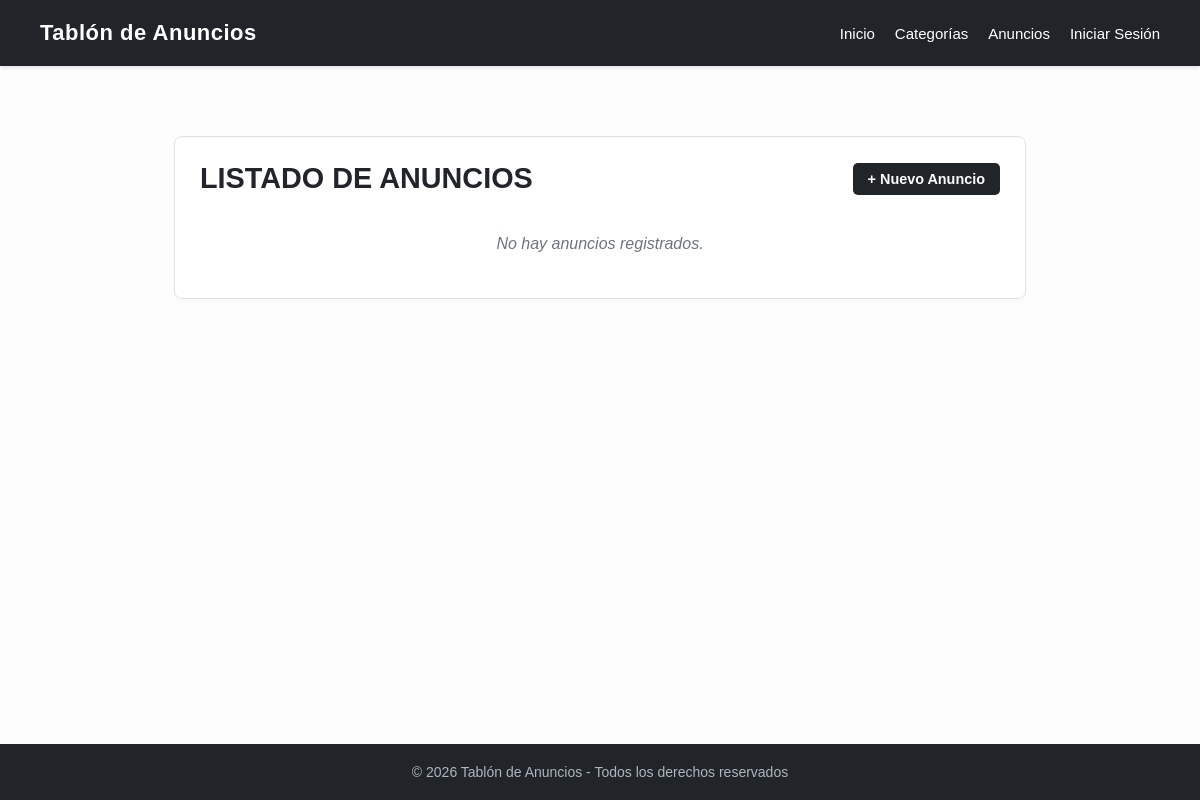
/anuncios/, run on an earlier commit of the app's database.
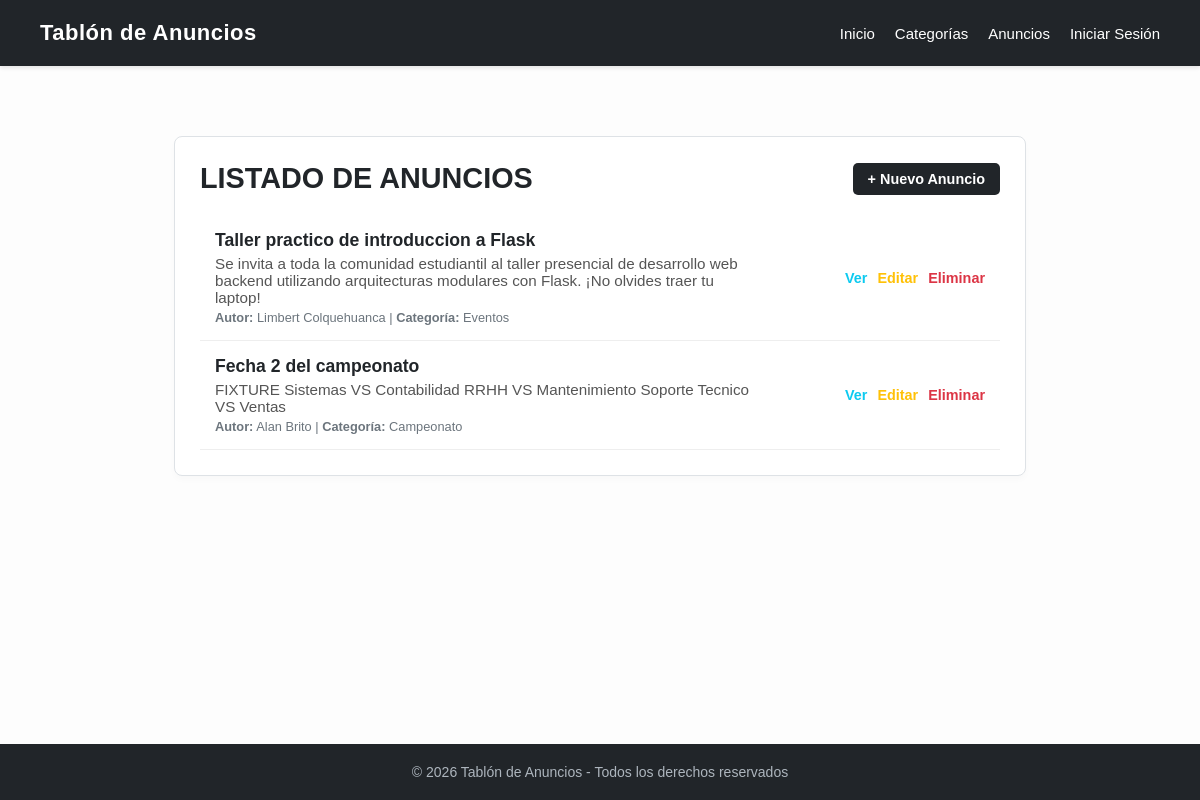
And on a later commit of the database.
### blueprintapp/anuncios/models.py (models this page shows)
class Anuncio(db.Model):
    __tablename__ = 'anuncios'
    id = db.Column(db.Integer, primary_key=True)
    titulo = db.Column(db.String(100), nullable=False)
    contenido = db.Column(db.Text, nullable=False)
    usuario_id = db.Column(db.Integer, db.ForeignKey('usuarios.id'), nullable=False)
    categoria_id = db.Column(db.Integer, db.ForeignKey('categorias.id'), nullable=False)
    usuario = db.relationship('Usuario', backref=db.backref('anuncios', lazy=True))
    categoria = db.relationship('Categoria', backref=db.backref('anuncios', lazy=True))

### blueprintapp/usuarios/models.py (models this page shows, shortened)
class Usuario(db.Model):
    __tablename__ = "usuarios"
    id = db.Column(db.Integer,primary_key=True)
    nombre = db.Column(db.String,nullable=False)
    email = db.Column(db.String,nullable=False)
    password = db.Column(db.String, nullable=False)

### blueprintapp/categorias/models.py (models this page shows, shortened)
class Categoria(db.Model):
    __tablename__ = "categorias"
    id = db.Column(db.Integer, primary_key = True)
    nombre = db.Column(db.String, nullable = False)
    descripcion = db.Column(db.Text, nullable = True)

### blueprintapp/anuncios/routes.py (the view)
@bp_anuncio.route('/')
def index():
    anuncios = Anuncio.query.all()
    return render_template('anuncio/index.html', anuncios=anuncios)

### blueprintapp/anuncios/templates/anuncio/index.html
{% extends "base.html" %}
{% block content %}
<div style="max-width: 800px; margin: 30px auto; padding: 25px; background: #fff; border: 1px solid #dee2e6; border-radius: 8px; box-shadow: 0 4px 6px rgba(0,0,0,0.02);">
    <div style="display: flex; justify-content: space-between; align-items: center; margin-bottom: 20px;">
        <h1 style="color: #212529; font-size: 1.8rem; margin: 0;">LISTADO DE ANUNCIOS</h1>
        <a href="{{ url_for('bp_anuncio.create') }}" style="background-color: #212529; color: white; padding: 8px 15px; border-radius: 5px; text-decoration: none; font-size: 0.9rem; font-weight: bold;">+ Nuevo Anuncio</a>
    </div>
    <ul style="list-style: none; padding: 0; margin: 0;">
        {% for item in anuncios %}
        <li style="padding: 15px; border-bottom: 1px solid #eee; display: flex; justify-content: space-between; align-items: center;">
            <div style="display: flex; flex-direction: column; gap: 4px; max-width: 70%;">
                <span style="font-weight: bold; color: #212529; font-size: 1.1rem;">{{ item.titulo }}</span>
                <span style="color: #555; font-size: 0.95rem;">{{ item.contenido }}</span>
                <span style="color: #6c757d; font-size: 0.8rem;">
                    <strong>Autor:</strong> {{ item.usuario.nombre if item.usuario else 'Desconocido' }} |
                    <strong>Categoría:</strong> {{ item.categoria.nombre if item.categoria else 'Sin categoría' }}
                </span>
            </div>
            <div style="display: flex; gap: 10px;">
                <a href="{{ url_for('bp_anuncio.show', id=item.id) }}" style="color: #0dcaf0; text-decoration: none; font-weight: bold; font-size: 0.9rem;">Ver</a>
                <a href="{{ url_for('bp_anuncio.update', id=item.id) }}" style="color: #ffc107; text-decoration: none; font-weight: bold; font-size: 0.9rem;">Editar</a>
                <a href="{{ url_for('bp_anuncio.delete', id=item.id) }}" style="color: #dc3545; text-decoration: none; font-weight: bold; font-size: 0.9rem;" onclick="return confirm('¿Estás seguro de eliminar este anuncio?');">Eliminar</a>
            </div>
        </li>
        {% else %}
        <li style="padding: 20px; text-align: center; color: #6c757d; font-style: italic;">No hay anuncios registrados.</li>
        {% endfor %}
    </ul>
</div>
{% endblock %}

### blueprintapp/templates/base.html (shortened to what this page needs)
<!DOCTYPE html>
<html lang="es">
<head>
</head>
<body style="margin: 0; font-family: Arial, sans-serif; display: flex; flex-direction: column; min-height: 100vh; background-color: #fdfdfd;">
    <header style="background-color: #212529; color: white; padding: 20px 40px; display: flex; justify-content: space-between; align-items: center; box-shadow: 0 2px 4px rgba(0,0,0,0.1);">
        <div style="font-size: 22px; font-weight: bold; letter-spacing: 0.5px;">Tablón de Anuncios</div>
        <nav style="display: flex; gap: 20px;">
            <a href="{{ url_for('bp_core.index') }}" style="color: white; text-decoration: none; font-size: 15px;">Inicio</a>
            <a href="{{ url_for('bp_categoria.index') }}" style="color: white; text-decoration: none; font-size: 15px;">Categorías</a>
            <a href="{{ url_for('bp_anuncio.index') }}" style="color: white; text-decoration: none; font-size: 15px;">Anuncios</a>
            {% if session.get('usuario_id') %}
                <a href="{{ url_for('bp_usuario.logout') }}" style="color: white; text-decoration: none; font-size: 15px;">Cerrar Sesión</a>
            {% else %}
                <a href="{{ url_for('bp_usuario.login') }}" style="color: white; text-decoration: none; font-size: 15px;">Iniciar Sesión</a>
            {% endif %}
        </nav>
    </header>
    <main style="flex: 1; padding: 40px 20px; max-width: 1000px; width: 100%; margin: 0 auto; box-sizing: border-box;">
        {% block content %}
        {% endblock %}
    </main>
    <footer style="background-color: #212529; color: #adb5bd; text-align: center; padding: 20px; font-size: 14px; margin-top: auto;">
        <p style="margin: 0;">&copy; 2026 Tablón de Anuncios - Todos los derechos reservados</p>
    </footer>
</body>
</html>

What changed in the data, as far as the page shows it:
added Anuncio: titulo "Taller practico de introduccion a Flask", contenido "Se invita a toda la comunidad estudiantil al taller presencial de desarrollo web backend utilizando arquitecturas modulares con Flask. ¡No olvides traer tu laptop!", usuario "Limbert Colquehuanca", categoria "Eventos"
added Anuncio: titulo "Fecha 2 del campeonato", contenido "FIXTURE Sistemas VS Contabilidad RRHH VS Mantenimiento Soporte Tecnico VS Ventas", usuario "Alan Brito", categoria "Campeonato"
Also different on the page:
text no longer shown: "No hay anuncios registrados."
